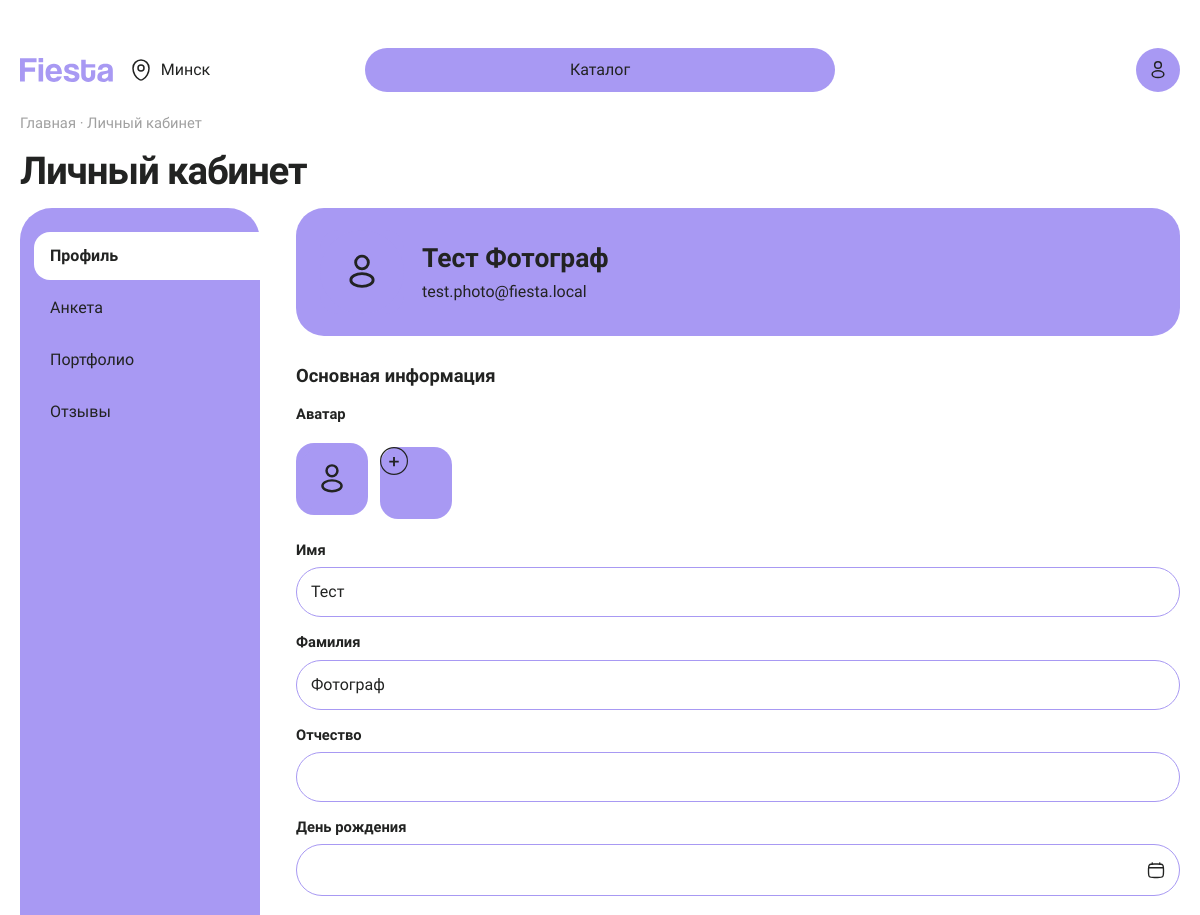
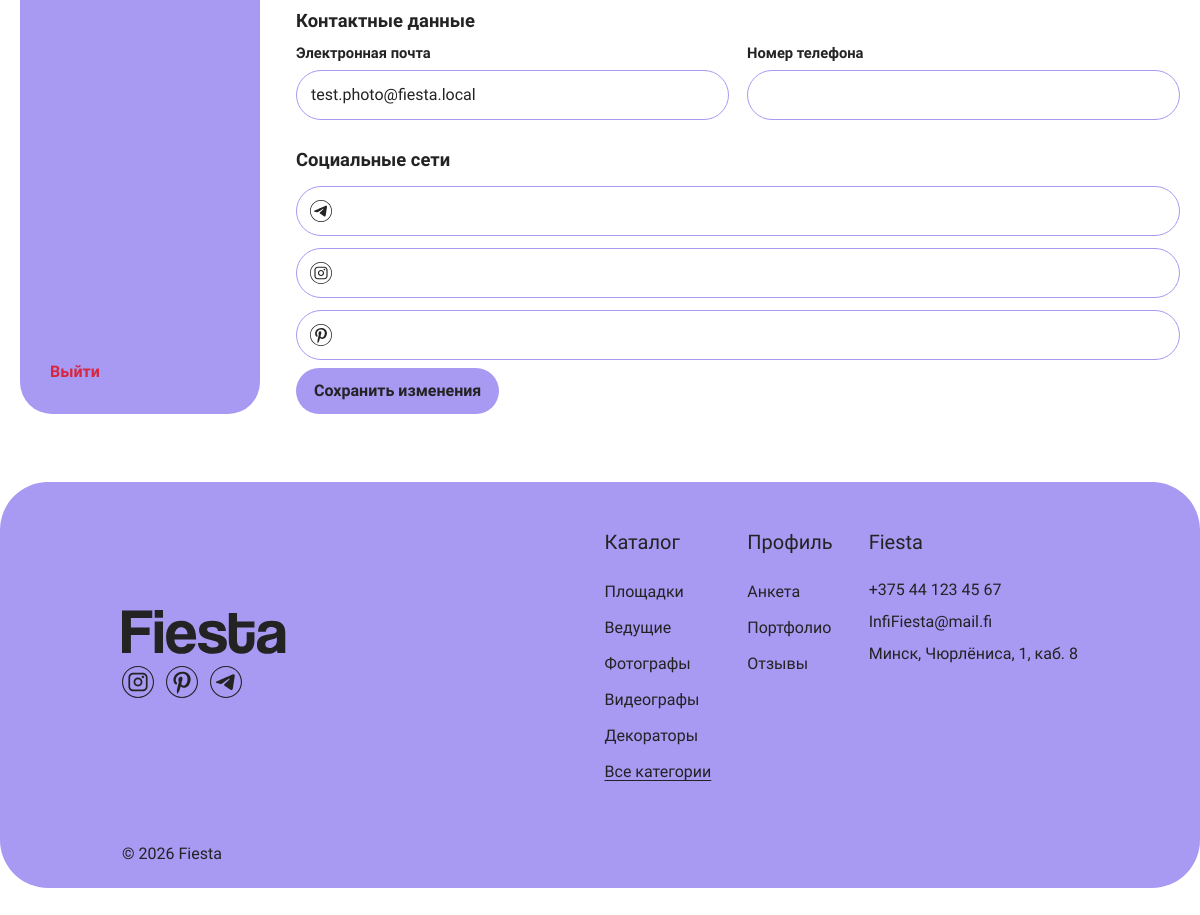
/profile/ (signed in), run on the app's committed database (2 pictures, top to bottom).
### accounts/models.py (models this page shows, shortened)
class SpecialistProfile(models.Model):
    account = models.OneToOneField(
        Account,
        on_delete=models.CASCADE,
        related_name="specialist_profile",
        verbose_name="Учётная запись",
    )
    first_name = models.CharField("Имя", max_length=100)
    last_name = models.CharField("Фамилия", max_length=100)
    patronymic = models.CharField("Отчество", max_length=100, blank=True)
    birth_date = models.DateField("День рождения", null=True, blank=True)
    phone = models.CharField("Телефон", max_length=30, blank=True)
    city = models.CharField("Город", max_length=100, default="Минск")
    photo = models.ImageField("Фото", upload_to="profiles/", blank=True)
    instagram = models.CharField("Instagram", max_length=200, blank=True)
    telegram = models.CharField("Telegram", max_length=200, blank=True)
    pinterest = models.CharField("Pinterest", max_length=200, blank=True)
    category = models.ForeignKey(
        "catalog.Category",
        on_delete=models.PROTECT,
        related_name="specialists",
        verbose_name="Категория",
    )
    description = models.TextField("Описание", blank=True)
    career_start = models.DateField("Начало карьеры", null=True, blank=True)
    discount_text = models.CharField("Дополнительно", max_length=255, blank=True)
    class Meta:
        db_table = "specialist_profiles"
        verbose_name = "Профиль специалиста"
        verbose_name_plural = "Профили специалистов"

class Account(AbstractBaseUser, PermissionsMixin):
    class Role(models.TextChoices):
        CUSTOMER = "customer", "Пользователь"
        SPECIALIST = "specialist", "Специалист"
    email = models.EmailField("Почта", unique=True)
    role = models.CharField(
        "Роль",
        max_length=20,
        choices=Role.choices,
        default=Role.CUSTOMER,
    )
    is_active = models.BooleanField("Активна", default=True)
    is_staff = models.BooleanField("Доступ в админку", default=False)
    date_joined = models.DateTimeField("Регистрация", auto_now_add=True)
    telegram_link_code = models.CharField(
        "Код Telegram",
        max_length=64,
        unique=True,
        null=True,
        blank=True,
    )
    telegram_chat_id = models.CharField("Чат Telegram", max_length=64, blank=True)
    telegram_is_connected = models.BooleanField("Бот привязан", default=False)
    telegram_connected_at = models.DateTimeField(
        "Когда привязан",
        null=True,
        blank=True,
    )
    objects = AccountManager()
    USERNAME_FIELD = "email"
    REQUIRED_FIELDS = []
    class Meta:
        db_table = "account"
        verbose_name = "Учётная запись"
        verbose_name_plural = "Учётные записи"

### accounts/views.py (the view)
# urls.py: path("profile/", views.cabinet, name="cabinet"),
@login_required
def cabinet(request):
    profile = _profile(request.user)
    if profile is None:
        return render(
            request,
            "accounts/cabinet.html",
            {"form": None, "profile": None, "section": "main"},
        )
    form_class = (
        UserProfileForm
        if request.user.role == Account.Role.CUSTOMER
        else SpecialistProfileForm
    )
    form = form_class(request.POST or None, request.FILES or None, instance=profile)
    if request.method == "POST" and form.is_valid():
        form.save()
        messages.success(request, "Данные сохранены")
        return redirect("cabinet")
    return render(
        request,
        "accounts/cabinet.html",
        {"form": form, "profile": profile, "section": "main"},
    )

### accounts/forms.py
class SpecialistProfileForm(ProfileForm):
    class Meta(ProfileForm.Meta):
        model = SpecialistProfile

### accounts/views.py (called while the page is built)
def _profile(user):
    if user.role == Account.Role.CUSTOMER:
        try:
            return user.user_profile
        except UserProfile.DoesNotExist:
            return None
    try:
        return user.specialist_profile
    except SpecialistProfile.DoesNotExist:
        return None

### templates/accounts/cabinet.html (shortened to what this page needs)
{% extends "base.html" %}
{% load static %}
{% block content %}
  <p class="crumbs"><a href="{% url 'home' %}">Главная</a> · Личный кабинет</p>
  <h1>Личный кабинет</h1>
  <div class="cabinet">
    {% include "cabinet_nav.html" %}
    <div class="cabinet-body">
      {% if profile %}
      <div class="banner">
        {% if profile.photo %}
          <img id="banner-photo" class="banner-photo" src="{{ profile.photo.url }}" alt="">
        {% else %}
          <img id="banner-photo" class="banner-photo" src="{% static 'img/icons/user.svg' %}" alt="">
        {% endif %}
        <div>
          <h2>{{ profile.first_name }} {{ profile.last_name }}</h2>
          <p>{{ user.email }}</p>
        </div>
      </div>
      <form method="post" enctype="multipart/form-data">
        <h2 class="section-title">Основная информация</h2>
        <p class="field-label">Аватар</p>
        <div class="avatar-edit">
          {% if profile.photo %}
            <img id="avatar-preview" class="avatar-preview" src="{{ profile.photo.url }}" alt="">
          {% else %}
            <img id="avatar-preview" class="avatar-preview" src="{% static 'img/icons/user.svg' %}" alt="">
          {% endif %}
          <label class="avatar-add" for="{{ form.photo.id_for_label }}">
            <img src="{% static 'img/icons/plus.svg' %}" alt="Загрузить фото">
          </label>
        </div>
        <label for="{{ form.first_name.id_for_label }}">{{ form.first_name.label }}</label>
        {{ form.first_name }}
        <label for="{{ form.last_name.id_for_label }}">{{ form.last_name.label }}</label>
        {{ form.last_name }}
        <label for="{{ form.patronymic.id_for_label }}">{{ form.patronymic.label }}</label>
        {{ form.patronymic }}
        <label for="{{ form.birth_date.id_for_label }}">{{ form.birth_date.label }}</label>
        <div class="date-field">
          {{ form.birth_date }}
        </div>
        <h2 class="section-title">Контактные данные</h2>
        <div class="contact-grid">
          <div>
            <label for="{{ form.email.id_for_label }}">{{ form.email.label }}</label>
            {{ form.email }}
          </div>
          <div>
            <label for="{{ form.phone.id_for_label }}">{{ form.phone.label }}</label>
            {{ form.phone }}
          </div>
        </div>
        <h2 class="section-title">Социальные сети</h2>
        <div class="icon-field">
          {{ form.telegram }}
        </div>
        <div class="icon-field">
          {{ form.instagram }}
        </div>
        <div class="icon-field">
          {{ form.pinterest }}
        </div>
        <button type="submit">Сохранить изменения</button>
      </form>
      {% else %}
        <p>Вы вошли как администратор. Нажмите «Выйти», и в шапке снова будет кнопка «Войти».</p>
      {% endif %}
    </div>
  </div>
{% endblock %}

### static/css/site.css (style rules this page uses)
:root { color-scheme: light; --ink: #222322; --muted: #A0A0A0; --paper: #FFFFFF; --card: #FFFFFF; --line: #A899F3; --lilac: #A899F3; --lilac-deep: #9380F0; --lilac-soft: #A899F3; --danger: #D7263D; --shadow: 0 10px 30px rgba(34, 35, 34, 0.06); }
* { box-sizing: border-box; }
body { margin: 0; min-height: 100vh; font-family: "Golos Text", "Segoe UI", sans-serif; color: var(--ink); background: var(--paper); line-height: 1.5; }
a { color: var(--lilac); }
img { max-width: 100%; }
h1 { margin: 0 0 8px; font-size: 2.4rem; letter-spacing: -0.03em; }
h2 { margin: 28px 0 12px; font-size: 1.45rem; }
.crumbs { margin: 0 0 8px; color: var(--muted); font-size: 0.92rem; }
.crumbs a { color: var(--muted); text-decoration: none; }
.date-field { position: relative; }
.side-card, .card, .banner { padding: 16px; border: 1px solid var(--line); border-radius: 24px; background: white; }
.banner { display: flex; align-items: center; gap: 18px; margin-bottom: 8px; padding: 22px 24px; border: 0; border-radius: 28px; background: var(--lilac-soft); }
.banner h2 { margin: 0 0 2px; font-size: 1.65rem; }
.banner p { margin: 0; color: var(--ink); }
.cabinet { display: grid; grid-template-columns: 240px 1fr; gap: 36px; align-items: stretch; }
label { margin-top: 8px; font-size: 0.92rem; font-weight: 650; }
.input, select, textarea { width: 100%; padding: 12px 14px; border: 1.5px solid var(--lilac); border-radius: 999px; background: white; font: inherit; color: var(--ink); }
button[type="submit"], .button { width: fit-content; margin-top: 8px; padding: 11px 18px; border: 0; border-radius: 999px; background: var(--lilac); color: var(--ink); font: inherit; font-weight: 650; cursor: pointer; }
.section-title { margin: 26px 0 8px; font-size: 1.15rem; }
.field-label { margin: 14px 0 8px; font-size: 0.92rem; font-weight: 650; }
.banner-photo, .avatar-preview { width: 84px; height: 84px; object-fit: cover; border-radius: 18px; background: var(--lilac); }
.avatar-preview { width: 72px; height: 72px; }
.avatar-edit { display: flex; align-items: center; gap: 12px; }
.avatar-add { width: 72px; height: 72px; display: grid; place-items: center; border-radius: 18px; background: var(--lilac); cursor: pointer; }
.avatar-add img { width: 28px; height: 28px; }
.cabinet-body label { display: block; margin: 14px 0 6px; }
.contact-grid { display: grid; grid-template-columns: 1fr 1fr; gap: 8px 18px; }
.contact-grid label { margin-top: 0; }
.icon-field { position: relative; margin-top: 12px; }
.icon-field .input { padding-left: 46px; }
.date-field .input { padding-right: 44px; background-image: url("../img/icons/calendar.svg"); background-repeat: no-repeat; background-position: right 14px center; background-size: 18px 18px; }

### data on the page
SpecialistProfile: first_name "Тест", last_name "Фотограф"
Account: email "test.photo@fiesta.local"

### other printed values
{{ category.label }} "Площадки" "Ведущие" "Фотографы" "Видеографы" "Декораторы"
